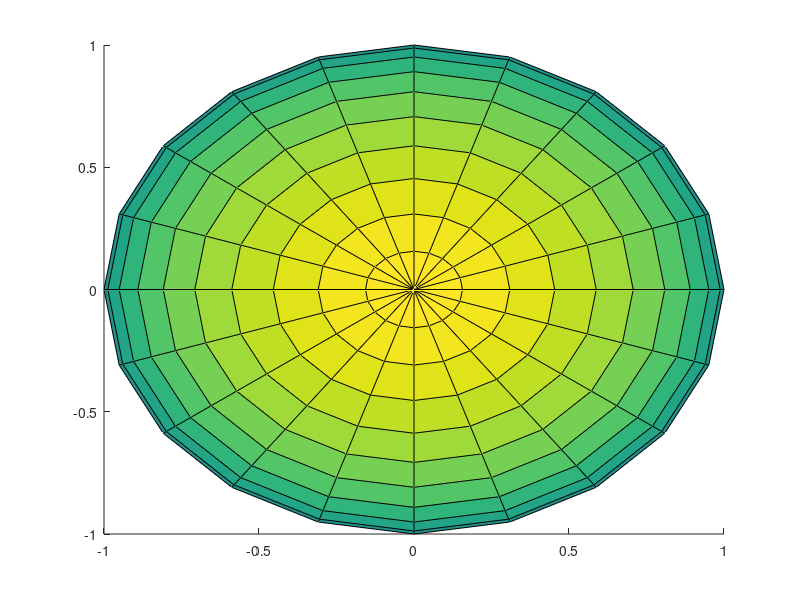

Reproduce this figure in MATLAB. (Note: this script raises an error after producing the figure.)
%function [] = test_fig2u3d
%% init
clf
ax = gca;
hold(ax, 'on')

%% surf
sphere(20)

%% line
%
t = linspace(0, 10, 100);
x = [cos(t); sin(t); t];
plotmd(ax, x, 'b-*')

plotmd(ax, x+1, 'ro')
%
%% quiver3
%
n = 8;
x = 10 *rand(3, n);
v = rand(3, n);
quivermd(ax, x, v, 'g')
%
%% view
axis(ax, 'equal')
axis(ax, 'tight')
view(ax, 3)

fig2u3d(gca, 'test');

copyfile('test.u3d', '..\tex\personal\3dheart\img\test.u3d')
copyfile('test.vws', '..\tex\personal\3dheart\img\test.vws')
